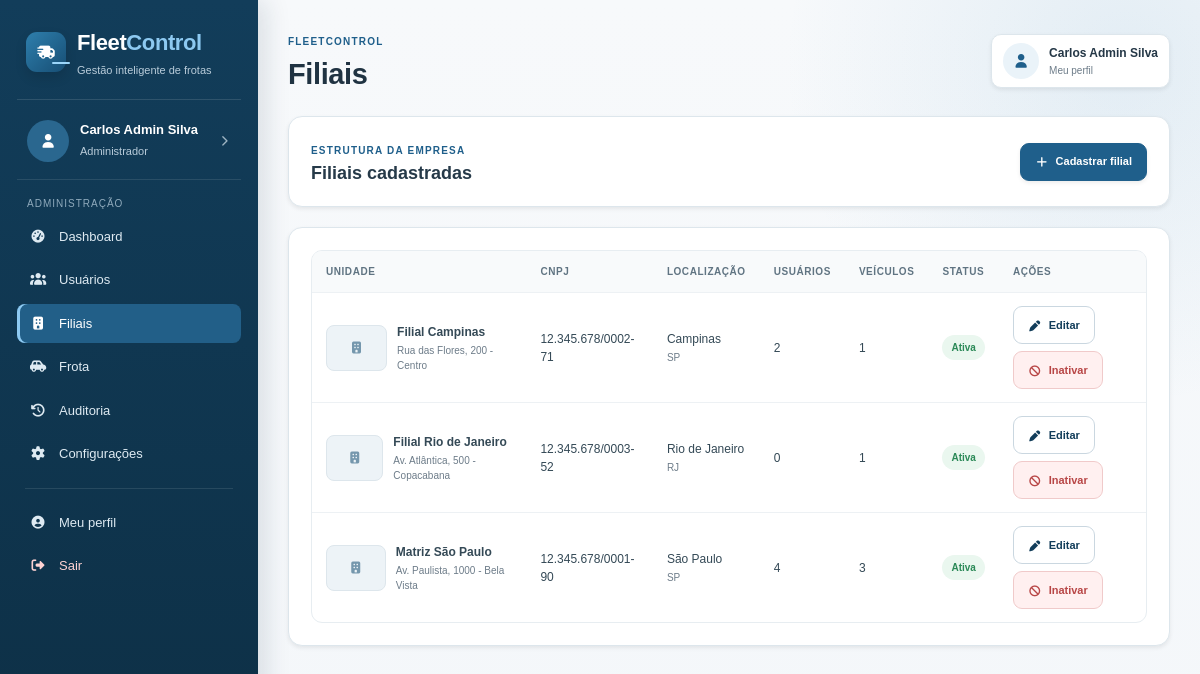
/admin/filiais.php (signed in), run on the app's committed database.
### tables this page shows
CREATE TABLE filiais (
    id          INT UNSIGNED    NOT NULL AUTO_INCREMENT,
    nome        VARCHAR(100)    NOT NULL,
    cnpj        VARCHAR(18)     NOT NULL,
    cidade      VARCHAR(80)     NOT NULL,
    estado      CHAR(2)         NOT NULL,
    endereco    VARCHAR(200)    NOT NULL,
    imagem      VARCHAR(255)    DEFAULT NULL,
    ativo       TINYINT(1)      NOT NULL DEFAULT 1,
    criado_em   DATETIME        NOT NULL DEFAULT CURRENT_TIMESTAMP,
    PRIMARY KEY (id),
    UNIQUE KEY uq_filial_cnpj (cnpj)
);

### funcoes.php (called while the page is built, shortened)
<?php
function escapar($texto)
{
    return htmlspecialchars((string) $texto, ENT_QUOTES, 'UTF-8');
}
?>

### admin/filiais.php (the view, shortened to what this page needs)
<?php
include "../conexao.php";
include "../funcoes.php";
$lista = $sql->query(
    "SELECT f.*,
            (SELECT COUNT(*) FROM usuarios u WHERE u.filial_id = f.id AND u.ativo = 1) AS total_usuarios,
            (SELECT COUNT(*) FROM veiculos v WHERE v.filial_id = f.id AND v.ativo = 1) AS total_veiculos
     FROM filiais f
     ORDER BY f.nome"
);
include '../cabecalho.php';
?>
<div class="dashboard-intro painel shadow-sm">
    <div>
        <span class="etiqueta">Estrutura da empresa</span>
        <h3>Filiais cadastradas</h3>
    </div>
    <a class="botao botao-principal shadow-sm" href="filial-form.php">
        <i class="fa-solid fa-plus"></i>
        Cadastrar filial
    </a>
</div>
<div class="painel shadow-sm">
    <div class="tabela-wrap">
        <table>
            <thead>
                <tr>
                    <th>Unidade</th>
                    <th>CNPJ</th>
                    <th>Localização</th>
                    <th>Usuários</th>
                    <th>Veículos</th>
                    <th>Status</th>
                    <th>Ações</th>
                </tr>
            </thead>
            <tbody>
                <?php while ($filial = $lista->fetch_assoc()): ?>
                    <tr>
                        <td>
                            <div class="usuario-tabela">
                                <div class="filial-thumb">
                                    <?php if (!empty($filial['imagem'])): ?>
                                        <img src="../uploads/filiais/<?php echo escapar($filial['imagem']); ?>" alt="<?php echo escapar($filial['nome']); ?>">
                                    <?php else: ?>
                                        <i class="fa-solid fa-building"></i>
                                    <?php endif; ?>
                                </div>
                                <div>
                                    <strong><?php echo escapar($filial['nome']); ?></strong>
                                    <span class="tabela-subtexto"><?php echo escapar($filial['endereco']); ?></span>
                                </div>
                            </div>
                        </td>
                        <td><?php echo escapar($filial['cnpj']); ?></td>
                        <td>
                            <?php echo escapar($filial['cidade']); ?>
                            <span class="tabela-subtexto"><?php echo escapar($filial['estado']); ?></span>
                        </td>
                        <td><?php echo (int) $filial['total_usuarios']; ?></td>
                        <td><?php echo (int) $filial['total_veiculos']; ?></td>
                        <td>
                            <span class="status <?php echo $filial['ativo'] ? 'disponivel' : 'cancelada'; ?>">
                                <?php echo $filial['ativo'] ? 'Ativa' : 'Inativa'; ?>
                            </span>
                        </td>
                        <td>
                            <div class="acoes-tabela">
                                <a class="botao botao-secundario" href="filial-form.php?id=<?php echo $filial['id']; ?>">
                                    <i class="fa-solid fa-pen"></i>
                                    Editar
                                </a>
                                <?php if ($filial['ativo']): ?>
                                    <a
                                        class="botao botao-perigo"
                                        data-confirmar="Inativar esta filial?"
                                        href="filiais.php?excluir=<?php echo $filial['id']; ?>"
                                    >
                                        <i class="fa-solid fa-ban"></i>
                                        Inativar
                                    </a>
                                <?php endif; ?>
                            </div>
                        </td>
                    </tr>
                <?php endwhile; ?>
            </tbody>
        </table>
    </div>
</div>
<?php include '../rodape.php'; ?>

### css/style.css (style rules this page uses)
:root { --azul: #1f5f8b; --azul-hover: #174e74; --azul-escuro: #123d5a; --azul-muito-escuro: #0d2f45; --azul-claro: #eaf3f9; --azul-borda: #cfe0eb; --fundo: #f4f7fa; --branco: #ffffff; --texto: #243746; --texto-claro: #6d7c89; --borda: #dde6ec; --borda-forte: #cad7e0; --verde: #2c8a58; --verde-claro: #eaf7ef; --amarelo: #ad7519; --amarelo-claro: #fff6e4; --vermelho: #b84646; --vermelho-claro: #fff0f0; --cinza-claro: #f7f9fb; --sombra: 0 .5rem 1.2rem rgba(25, 55, 75, .08); --sombra-forte: 0 .8rem 2rem rgba(25, 55, 75, .12); --raio: 14px; --raio-menor: 9px; }
* { box-sizing: border-box; }
html { scroll-behavior: smooth; }
body { margin: 0; color: var(--texto); background: var(--fundo); font-family: Arial, Helvetica, sans-serif; font-size: 14px; line-height: 1.5; }
body, button, input, select, textarea { font-family: Arial, Helvetica, sans-serif; }
a { color: inherit; text-decoration: none; }
button, a, input, select, textarea { -webkit-tap-highlight-color: transparent; }
.etiqueta, .mini-etiqueta { color: var(--azul); font-size: 10px; font-weight: 700; letter-spacing: 1.2px; text-transform: uppercase; }
.painel, .card-info, .recurso-card, .viagem-card { border: 1px solid var(--borda); background: var(--branco); border-radius: var(--raio); }
.painel { padding: 22px; margin-bottom: 20px; }
.painel-titulo h3, .painel h3 { margin: 3px 0 0; color: #263a49; font-size: 18px; font-weight: 700; }
.dashboard-intro, .motorista-boas-vindas { display: flex; align-items: center; justify-content: space-between; gap: 18px; }
.tabela-wrap { width: 100%; overflow-x: auto; border: 1px solid #e7edf1; border-radius: 11px; background: #fff; }
table { width: 100%; border-collapse: collapse; min-width: 760px; }
th, td { padding: 13px 14px; text-align: left; vertical-align: middle; border-bottom: 1px solid #edf1f4; }
th { color: #607482; background: #f8fafb; font-size: 10px; font-weight: 700; text-transform: uppercase; letter-spacing: .55px; white-space: nowrap; }
td { color: #344956; font-size: 12px; }
tbody tr:last-child td { border-bottom: 0; }
.tabela-subtexto { display: block; margin-top: 2px; color: var(--texto-claro); font-size: 10px; }
.acoes-tabela, .acoes-operacao, .acoes-viagem-botoes { display: flex; align-items: center; flex-wrap: wrap; gap: 7px; }
.usuario-tabela { display: flex; align-items: center; gap: 10px; min-width: 170px; }
.filial-thumb { width: 68px; height: 46px; border-radius: 8px; overflow: hidden; border: 1px solid var(--borda); background: #edf3f7; display: flex; align-items: center; justify-content: center; color: #7597ad; }
.status { display: inline-flex; align-items: center; gap: 5px; padding: 5px 9px; border-radius: 999px; font-size: 10px; font-weight: 700; white-space: nowrap; }
.status.disponivel, .status.concluida, .status.concluido, .status.conforme, .status-disponivel { color: var(--verde); background: var(--verde-claro); }
.botao { min-height: 38px; padding: 9px 14px; display: inline-flex; align-items: center; justify-content: center; gap: 7px; border: 1px solid transparent; border-radius: 9px; cursor: pointer; font-size: 11px; font-weight: 700; line-height: 1.2; transition: transform .16s ease, background-color .16s ease, border-color .16s ease, box-shadow .16s ease; }
.botao-principal { color: #fff; background: var(--azul); border-color: var(--azul); }
.botao-secundario { color: var(--azul-escuro); background: #fff; border-color: var(--borda-forte); }
.botao-perigo { color: var(--vermelho); background: var(--vermelho-claro); border-color: #f0caca; }

### data on the page
filiais: nome "Filial Campinas", endereco "Rua das Flores, 200 - Centro", cnpj "12.345.678/0002-71", cidade "Campinas", estado "SP", total_usuarios "2", total_veiculos "1", ativo "Ativa"
filiais: nome "Filial Rio de Janeiro", endereco "Av. Atlântica, 500 - Copacabana", cnpj "12.345.678/0003-52", cidade "Rio de Janeiro", estado "RJ", total_usuarios "0", total_veiculos "1", ativo "Ativa"
filiais: nome "Matriz São Paulo", endereco "Av. Paulista, 1000 - Bela Vista", cnpj "12.345.678/0001-90", cidade "São Paulo", estado "SP", total_usuarios "4", total_veiculos "3", ativo "Ativa"

### other printed values
escapar($nome_atual) "Carlos Admin Silva"
escapar(perfil_nome($perfil_atual)) "Administrador"
escapar($titulo) "Filiais"
escapar($_SESSION['usuario']['nome'] ?? 'Usuário') "Carlos Admin Silva"
